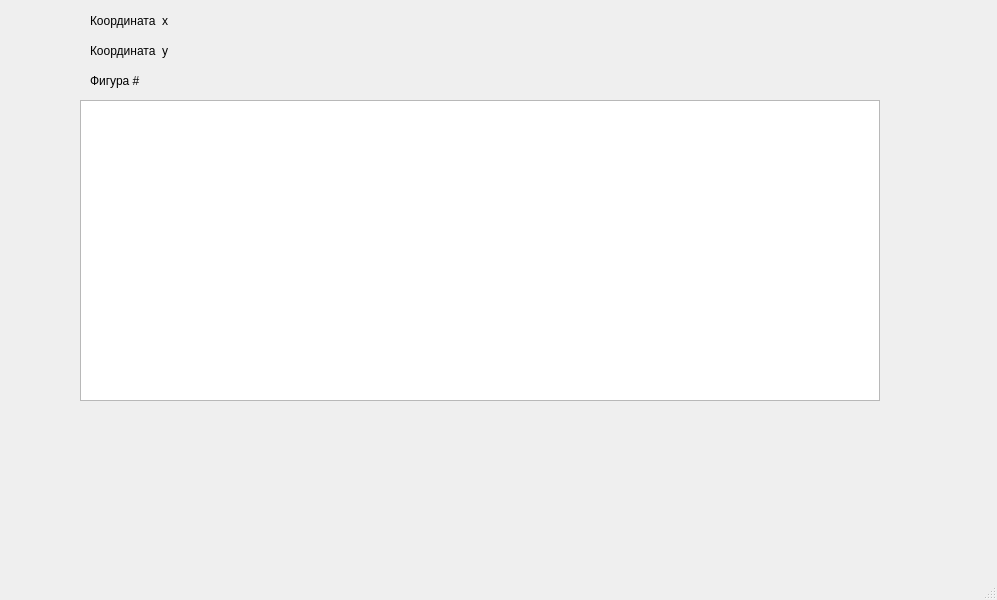
<?xml version="1.0" encoding="UTF-8"?>
<ui version="4.0">
 <class>MainWindow</class>
 <widget class="QMainWindow" name="MainWindow">
  <property name="geometry">
   <rect>
    <x>0</x>
    <y>0</y>
    <width>997</width>
    <height>600</height>
   </rect>
  </property>
  <property name="windowTitle">
   <string>MainWindow</string>
  </property>
  <widget class="QWidget" name="centralwidget">
   <widget class="QGraphicsView" name="graphicsView">
    <property name="geometry">
     <rect>
      <x>80</x>
      <y>100</y>
      <width>800</width>
      <height>301</height>
     </rect>
    </property>
    <property name="maximumSize">
     <size>
      <width>800</width>
      <height>400</height>
     </size>
    </property>
   </widget>
   <widget class="QLabel" name="label">
    <property name="geometry">
     <rect>
      <x>90</x>
      <y>10</y>
      <width>141</width>
      <height>21</height>
     </rect>
    </property>
    <property name="text">
     <string>Координата  x</string>
    </property>
   </widget>
   <widget class="QWidget" name="gridLayoutWidget">
    <property name="geometry">
     <rect>
      <x>270</x>
      <y>0</y>
      <width>311</width>
      <height>101</height>
     </rect>
    </property>
    <layout class="QGridLayout" name="gridLayout"/>
   </widget>
   <widget class="QLabel" name="label_2">
    <property name="geometry">
     <rect>
      <x>90</x>
      <y>40</y>
      <width>111</width>
      <height>21</height>
     </rect>
    </property>
    <property name="text">
     <string>Координата  y</string>
    </property>
   </widget>
   <widget class="QLabel" name="label_3">
    <property name="geometry">
     <rect>
      <x>90</x>
      <y>70</y>
      <width>131</width>
      <height>21</height>
     </rect>
    </property>
    <property name="text">
     <string>Фигура #</string>
    </property>
   </widget>
  </widget>
  <widget class="QMenuBar" name="menubar">
   <property name="geometry">
    <rect>
     <x>0</x>
     <y>0</y>
     <width>997</width>
     <height>22</height>
    </rect>
   </property>
  </widget>
  <widget class="QStatusBar" name="statusbar"/>
 </widget>
 <resources/>
 <connections/>
</ui>
